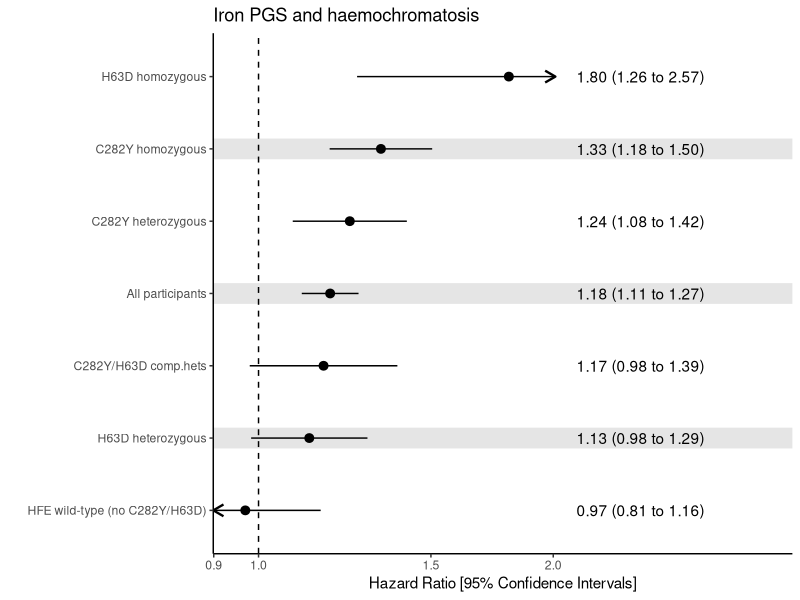
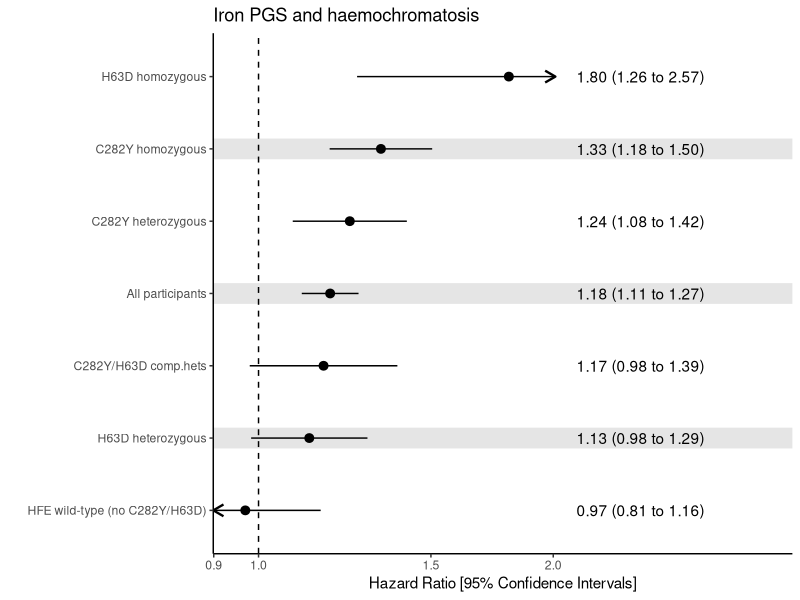

The R script that drew these images, in order:

## function to round and extend HR/CIs if too short
round_hr = function(x)
{
  x = as.character(round(x,2))
  if (nchar(x) == 1)  x = paste0(x, ".00")
  if (nchar(x) == 3)  x = paste0(x, "0")
  return(x)
}

## load tidyverse package
library(tidyverse)

## load results file containing associations between iron/ferritin polygenic scores and several outcomes
dat = read_tsv("_data_iron_pgs.txt")

## filter results to just the outcome and explosure you want to plot
##    -- here I subset by 3 things (outcome, exposure, and sex) -- you might not need to do any
## rename columns using "mutate" 
##    -- the "est" column is your central estimate (usually OR or HR)
##    -- the "label" column is whatever your y-axis is (outcome, subgroup, etc)
## subset to just those columns
dat2 = dat %>% 
  filter(outcome=="Haemochromatosis", X=="iron21hunt_nohfe_grs_20", sex=="Males") %>% 
  mutate(label=geno, est=or1, lower=lci1, upper=uci1) %>% 
  select(label, est, lower, upper)

## by default the order of the rows is the original order in the file
## to arrange by estimate (highest to lowest) uncomment this line:
dat2 = dat2 %>% arrange(est)

## make label a "factor" so order is preserved on plot
dat2$label = factor(dat2$label, levels = unique(dat2$label))

## create variable to store background colour info so we can alternate between white and grey
dat2$colour = "white"
dat2$colour[1:(floor(nrow(dat2)/2)*2)] = rep(c("white", "gray90"), floor(nrow(dat2)/2))

## create variable with combined est and cis
dat2$est_combined = ""
for (ii in 1:nrow(dat2))  dat2$est_combined[ii] = paste0(round_hr(dat2$est[ii]), " (", round_hr(dat2$lower[ii]), " to ", round_hr(dat2$upper[ii]), ")")

## identify lines where CIs will go beyond axis limits
##     worth having slightly beyond the round number so that axis labels drawn correctly
x_minimum = 0.899
x_maximum = 2.01
x_maximum_labels = x_maximum + 1.5   ## modify if you can't see the estimates properly

dat2 = dat2 %>% 
  mutate(lower_limited=lower, upper_limited=upper, lower_arrow=NA, upper_arrow=NA)

dat2$lower_limited[ dat2$lower<x_minimum ] = x_minimum
dat2$upper_limited[ dat2$upper>x_maximum ] = x_maximum
dat2$lower_arrow[ dat2$lower<x_minimum ] = x_minimum
dat2$upper_arrow[ dat2$upper>x_maximum ] = x_maximum

## create an object to "store" the plot information
p = ggplot(data=dat2, aes(x=est, y=label, xmin=lower_limited, xmax=upper_limited)) +
  geom_hline(aes(yintercept = label, colour = colour), size = 7) + 
  scale_colour_identity() +
  geom_pointrange() +
  geom_vline(xintercept=1, lty=2) + 
  scale_x_continuous(trans='log', 
                     breaks=c(0.9,1,1.5,2),    ## modify to change how the x axis values is labelled 
                     expand=c(0,0)) +
  coord_cartesian(xlim=c(x_minimum, x_maximum_labels)) + 
  geom_segment(data = dat2, aes(x=lower_arrow, xend=lower_arrow, y=label, yend=label), size = 0.8,
               arrow = arrow(length = unit(0.3, "cm"))) +
  geom_segment(data = dat2, aes(x=upper_arrow, xend=upper_arrow+0.00001, y=label, yend=label), size = 0.8,
               arrow = arrow(length = unit(0.3, "cm"))) +
  labs(title="Iron PGS and haemochromatosis", 
       x='Hazard Ratio [95% Confidence Intervals]',
       y='') +
  theme_classic() +
  geom_text(aes(x=x_maximum, label=est_combined), hjust = 0, nudge_x = 0.05)

## display plot
p

## save 
ggsave('simple_forest_with_axis_limits_and_grid_colours_and_estimates_ggplot2.jpg', p, width=16, height=8, units='cm', dpi=500)













